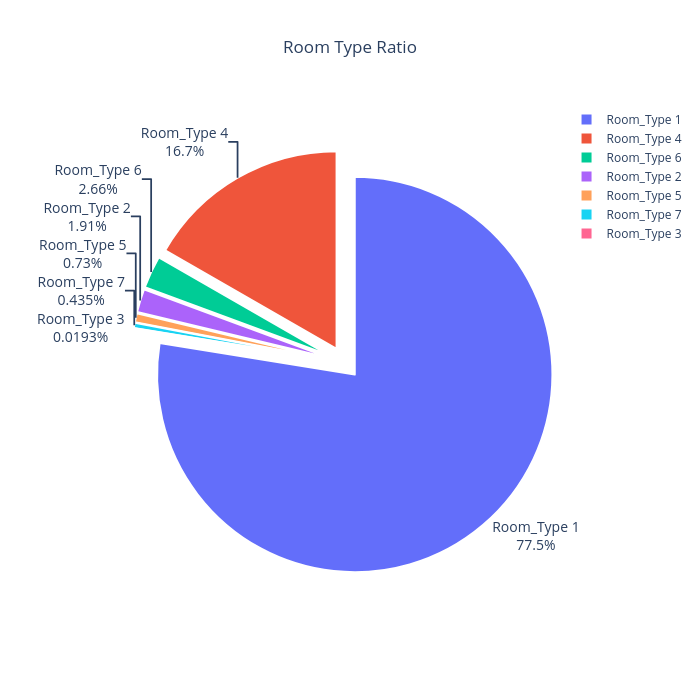

The notebook cell saved with this chart:
### Code cell
import plotly.graph_objects as go

# Har room type ki frequency/count nikal rahe hain.
# Yani har room type dataset mein kitni baar aya.
room_type = df["room type"].value_counts()

# Har slice ko thora sa separate karne ke liye.
# 0.08 = halka separation
# 0.12 = zyada separation
pull = [0.08] * len(room_type)

# Pie chart create kar rahe hain.
fig = go.Figure(
    go.Pie(
        labels=room_type.index,
        values=room_type.values,

        # Percentage + room type dono outside show honge.
        textinfo="label+percent",

        # Text ko slice ke bahar rakhta hai.
        textposition="outside",

        # Har slice ko center se thora bahar pull karta hai.
        pull=pull,

        # Percentage ko clean format mein show karta hai.
        texttemplate="%{label}<br>%{percent}",

        # Text readable rakhta hai.
        textfont=dict(
            size=14
        ),

        # Slices ke darmiyan clear white separation.
        marker=dict(
            line=dict(
                color="white",
                width=2
            )
        ),

        # Hover karne par additional information.
        hovertemplate=(
            "<b>%{label}</b><br>"
            "Count: %{value}<br>"
            "Percentage: %{percent}"
            "<extra></extra>"
        )
    )
)

# Poore chart ka size control kar rahe hain.
# width = chart ki horizontal size
# height = chart ki vertical size
fig.update_layout(
    width=700,
    height=700
)

# Chart ka overall layout.
fig.update_layout(
    title=dict(
        text="Room Type Ratio",
        x=0.5
    ),

    # Legend side par show hoga.
    showlegend=True
)

fig.show()

### Figure 1 — Plotly figure (JSON) as saved in the notebook; plotly's stock layout.template omitted (floating-point values rounded to 4 significant figures)
{"data": [{"hovertemplate": "<b>%{label}</b><br>Count: %{value}<br>Percentage: %{percent}<extra></extra>", "labels": ["Room_Type 1", "Room_Type 4", "Room_Type 6", "Room_Type 2", "Room_Type 5", "Room_Type 7", "Room_Type 3"], "marker": {"line": {"color": "white", "width": 2}}, "pull": [0.08, 0.08, 0.08, 0.08, 0.08, 0.08, 0.08], "textfont": {"size": 14}, "textinfo": "label+percent", "textposition": "outside", "texttemplate": "%{label}<br>%{percent}", "type": "pie", "values": [28138, 6059, 966, 692, 265, 158, 7]}], "layout": {"height": 700, "showlegend": true, "title": {"text": "Room Type Ratio", "x": 0.5}, "width": 700}}
